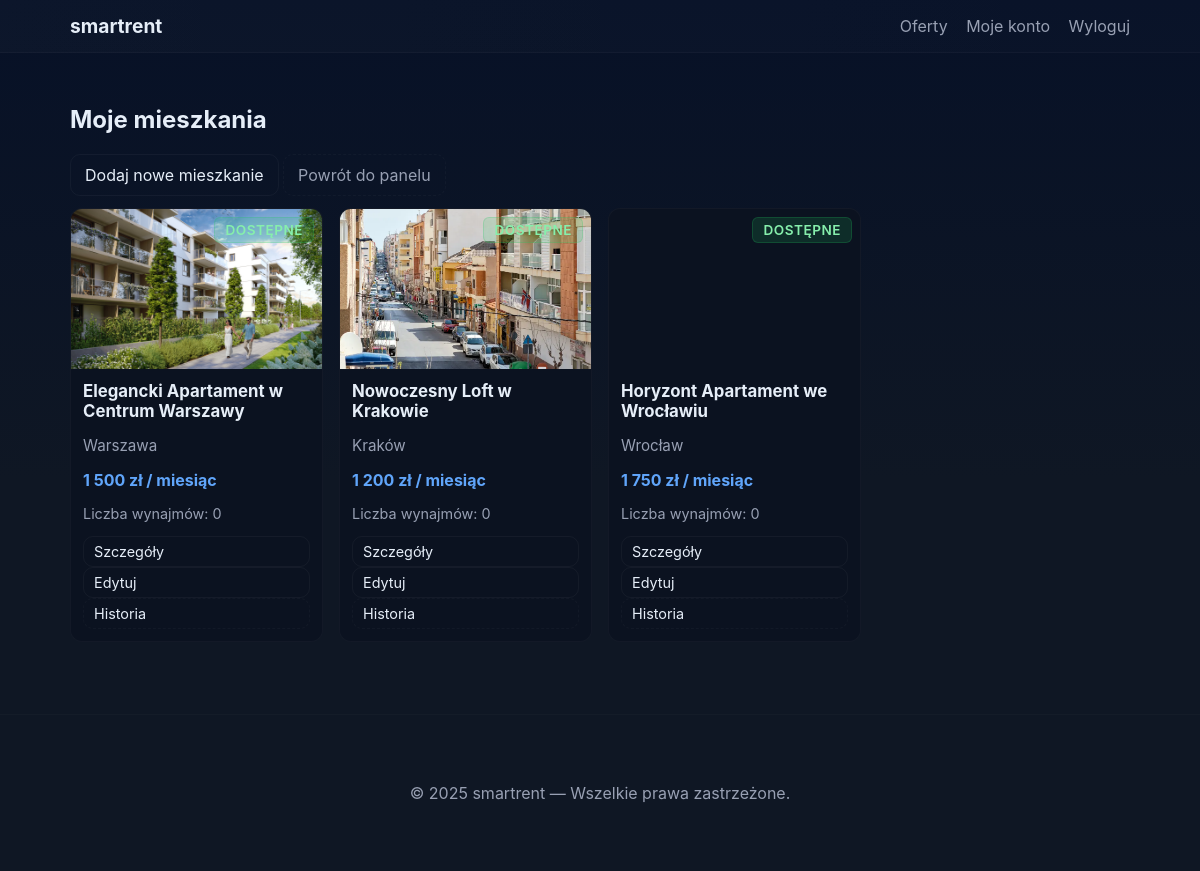
Page /my_properties.php (signed in) on the committed database.
### tables this page shows
CREATE TABLE `properties` (
  `id` int(11) NOT NULL,
  `title` varchar(255) NOT NULL,
  `description` text DEFAULT NULL,
  `price` decimal(10,2) NOT NULL DEFAULT 0.00,
  `city` varchar(120) NOT NULL,
  `image` varchar(255) DEFAULT NULL,
  `owner_id` int(11) DEFAULT NULL,
  `is_rented` tinyint(1) DEFAULT 0,
  `created_at` datetime DEFAULT current_timestamp()
);

### my_properties.php (the view, shortened to what this page needs)
<?php
require_once 'includes/db.php';
$user_id = $_SESSION['user_id'];
$stmt = $pdo->prepare("
    SELECT p.*,
           COUNT(r.id) AS rental_count,
           (SELECT COUNT(*) FROM rentals WHERE property_id = p.id AND status = 'active') AS active_rentals
    FROM properties p
    LEFT JOIN rentals r ON p.id = r.property_id
    WHERE p.owner_id = :uid
    GROUP BY p.id
    ORDER BY p.created_at DESC
");
$stmt->execute(['uid' => $user_id]);
$properties = $stmt->fetchAll(PDO::FETCH_ASSOC);
if (!function_exists('format_price')) {
    function format_price($amount): string {
        $val = (float)$amount;
        if (floor($val) == $val) {
            return number_format($val, 0, ',', ' ') . ' zł';
        }
        return number_format($val, 2, ',', ' ') . ' zł';
    }
}
?>
<!doctype html>
<html lang="pl">
<head>
  <link rel="stylesheet" href="assets/css/style.css">
</head>
<body>
<?php include 'includes/navbar.php'; ?>
<main class="container">
  <h2>Moje mieszkania</h2>
  <div style="margin-bottom:12px">
    <a class="btn" href="add_property.php">Dodaj nowe mieszkanie</a>
    <a class="btn btn-ghost" href="user_panel.php">Powrót do panelu</a>
  </div>
  <?php if (empty($properties)): ?>
    <div class="panel">
      <p>Nie posiadasz jeszcze żadnych mieszkań.</p>
      <p><a class="btn" href="add_property.php">Dodaj pierwsze mieszkanie</a></p>
    </div>
  <?php else: ?>
    <div class="grid">
      <?php foreach ($properties as $p): ?>
        <?php
          $imgSrc = !empty($p['image'])
              ? 'uploads/properties/' . rawurlencode($p['image'])
              : 'assets/img/placeholder.png';
          $status = ($p['is_rented'] == 1) ? 'Wynajęte' : 'Dostępne';
          $statusClass = ($p['is_rented'] == 1) ? 'status-rented' : 'status-available';
        ?>
        <article class="card">
          <div class="card-img" style="background-image:url('<?=htmlspecialchars($imgSrc, ENT_QUOTES)?>')">
            <span class="badge <?=$statusClass?>"><?=htmlspecialchars($status)?></span>
          </div>
          <div class="card-body">
            <h3><?=htmlspecialchars($p['title'])?></h3>
            <p class="muted"><?=htmlspecialchars($p['city'])?></p>
            <div class="price"><?=format_price($p['price'])?> / miesiąc</div>
            <p class="muted" style="font-size:0.9rem">
              Liczba wynajmów: <?=intval($p['rental_count'])?>
            </p>
            <div style="margin-top:8px">
              <a class="btn btn-sm" href="property_details.php?id=<?=intval($p['id'])?>">Szczegóły</a>
              <a class="btn btn-sm" href="edit_property.php?id=<?=intval($p['id'])?>">Edytuj</a>
              <a class="btn btn-sm btn-ghost" href="rent_history.php?property_id=<?=intval($p['id'])?>">Historia</a>
            </div>
          </div>
        </article>
      <?php endforeach; ?>
    </div>
  <?php endif; ?>
</main>
<?php include 'includes/footer.php'; ?>
</body>
</html>

### assets/css/style.css (style rules this page uses)
:root { --bg:#0f1724; --card:#0b1220; --muted:#98a0b3; --accent:#6ee7b7; --accent-2:#60a5fa; --text:#e6eef8; --glass: rgba(255,255,255,0.03); --radius:12px; --max-width:1100px; --gap:18px; font-family: Inter, ui-sans-serif, system-ui, -apple-system, "Segoe UI", Roboto, "Helvetica Neue", Arial; color-scheme: dark; }
* { box-sizing:border-box }
body { margin:0; background: linear-gradient(180deg, #071127 0%, #0f1724 55%); color:var(--text); -webkit-font-smoothing:antialiased; -moz-osx-font-smoothing:grayscale; min-height:100vh; }
.container { max-width:var(--max-width); margin:0 auto; padding:32px 20px; }
.btn { display:inline-block;padding:10px 14px;border-radius:10px;background:transparent;border:1px solid rgba(255,255,255,0.04);color:var(--text);text-decoration:none;cursor:pointer; }
.btn-ghost { background:transparent;border:1px dashed rgba(255,255,255,0.03);color:var(--muted) }
.grid { display:grid;grid-template-columns:repeat(auto-fill,minmax(240px,1fr));gap:16px }
.card { background:var(--card);border-radius:12px;overflow:hidden;border:1px solid rgba(255,255,255,0.03) }
.card a { color:inherit;text-decoration:none;display:block }
.card-img { height:160px;background-size:cover;background-position:center }
.card-body { padding:12px }
.card-body h3 { margin:0 0 6px;font-size:1.05rem }
.muted { color:var(--muted);font-size:0.95rem }
.price { margin-top:8px;font-weight:700;color:var(--accent-2) }
.badge { position:absolute; top:8px; right:8px; padding:4px 10px; border-radius:6px; font-size:0.85rem; font-weight:600; text-transform:uppercase; letter-spacing:0.5px; }
.status-available { background:rgba(34,197,94,0.15); color:#86efac; border:1px solid rgba(34,197,94,0.2); }
.card-img { position:relative }
.btn-sm { padding:6px 10px;font-size:0.9rem }

### rows in the picture
properties: image (picture), is_rented "DOSTĘPNE", title "Elegancki Apartament w Centrum Warszawy", city "Warszawa", price "1 500 zł", rental_count "0"
properties: image (picture), is_rented "DOSTĘPNE", title "Nowoczesny Loft w Krakowie", city "Kraków", price "1 200 zł", rental_count "0"
properties: is_rented "DOSTĘPNE", title "Horyzont Apartament we Wrocławiu", city "Wrocław", price "1 750 zł", rental_count "0"

### other values in the picture
APP_NAME "smartrent"
